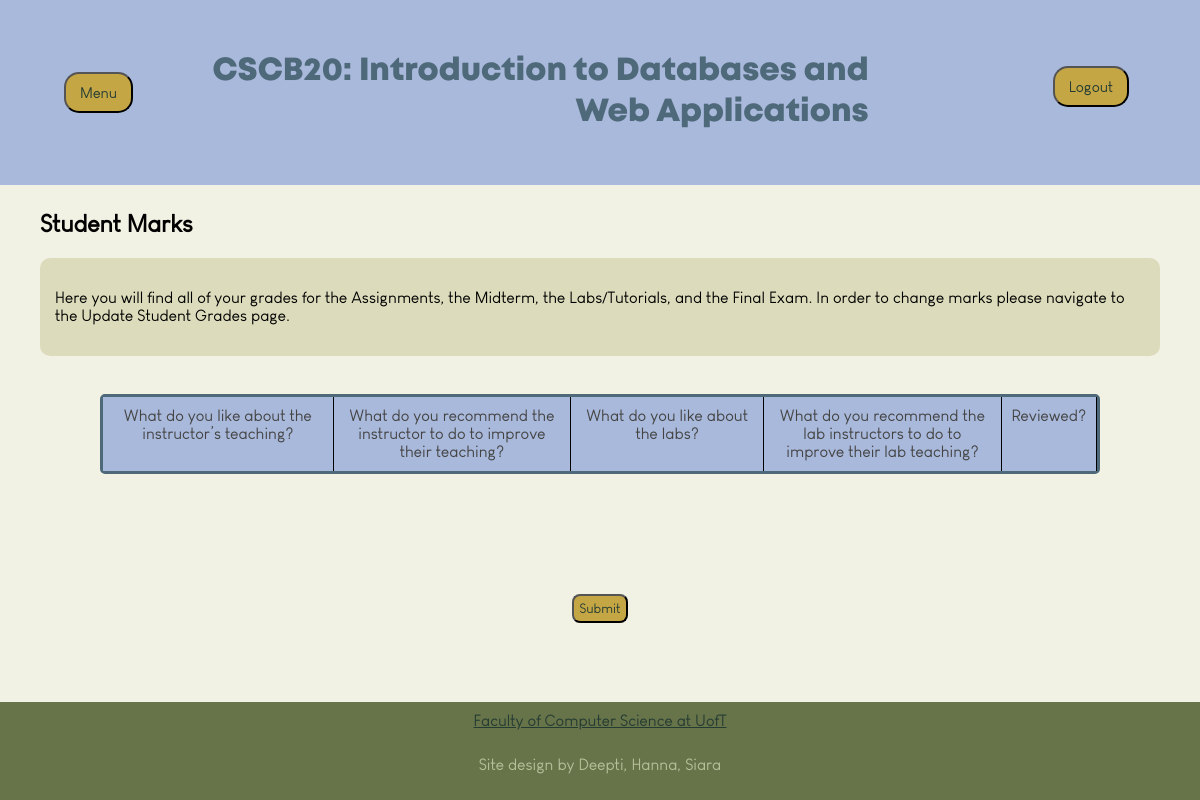
Page /viewanonfeedback (signed in) on the earlier database version.
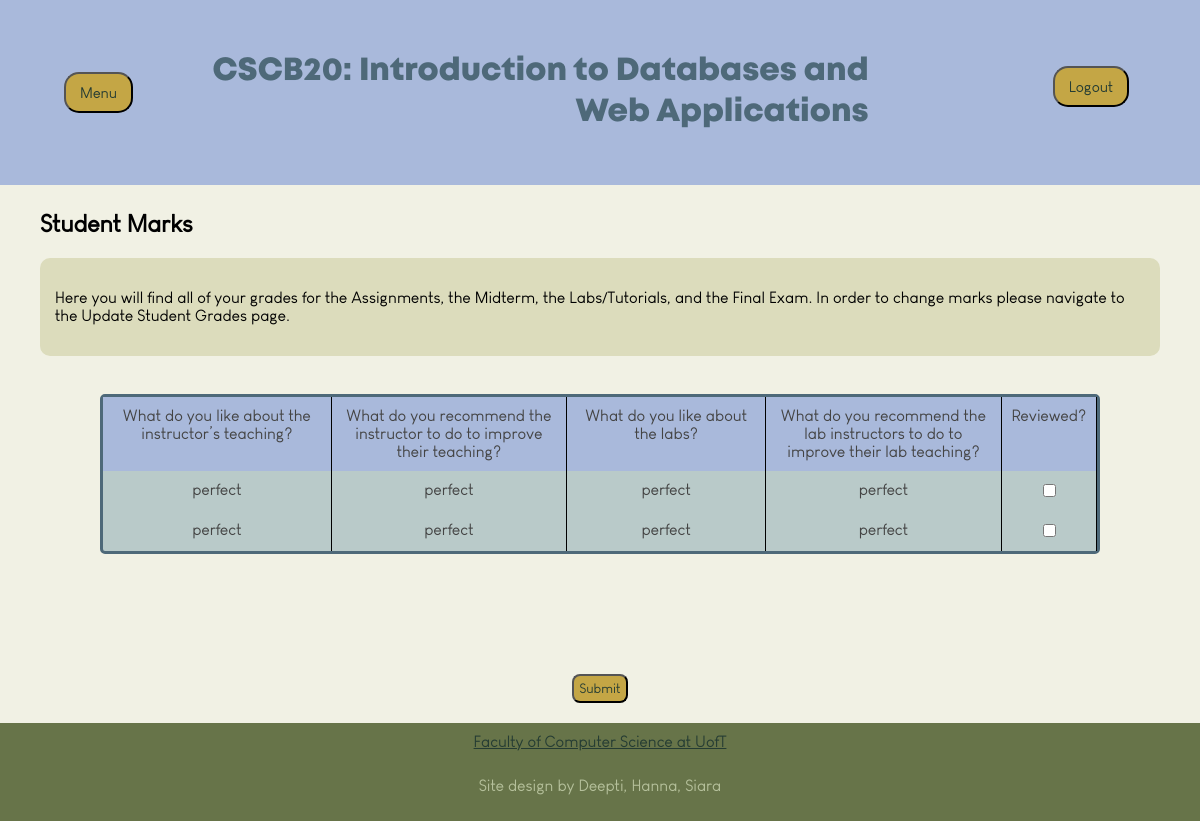
Same page on the later database version.
### app.py (models this page shows)
class Feedback(db.Model):
    __tablename__ = 'feedback'
    feedback_id = db.Column(db.Integer, primary_key=True, autoincrement=True)
    instructor_id = db.Column(db.Integer, ForeignKey('users.user_id'), nullable=False)
    feedback_inst_1 = db.Column(db.String, nullable=False)
    feedback_inst_2 = db.Column(db.String, nullable=False)
    feedback_lab_1 = db.Column(db.String, nullable=False)
    feedback_lab_2 = db.Column(db.String, nullable=False)
    reviewed = db.Column(db.Integer, nullable=False, default=0)
    instr_to_feedback = relationship("User", back_populates="instr_feedback")

### app.py (the view, shortened to what this page needs)
@app.route('/viewanonfeedback', methods=['GET', 'POST'])
def viewanonfeedback():
    username = session.get('name')
    user = User.query.filter_by(username=username).first()
    feedbacks = Feedback.query.filter(Feedback.instructor_id==user.user_id).all()
    return render_template('viewanonfeedback.html', feedbacks=feedbacks, user=user)

### templates/viewanonfeedback.html (shortened to what this page needs)
<!DOCTYPE html>
<html>
    <head>
        <link rel="stylesheet" href="{{ url_for('static', filename='index.css') }}">
    </head>
    <body>
        <header class="header">
            <div class="dropdown">
                <button class="dropbutton">Menu</button>
            </div>
            <h1 class="headertext">CSCB20: Introduction to Databases and Web Applications</h1>
            <form method="POST" action="{{ url_for('logout') }}">
                <div class="logout">
                    <button type="submit" class = "dropbutton" name="logout"
                    style=" align-self:center; float:left;">Logout</button>
                </div>
            </form>
        </header>
        <main class="content">
            <h2>Student Marks</h2>
            <div class="homeblurbs">
                <p>Here you will find all of your grades for the Assignments, the Midterm, the Labs/Tutorials, and the Final Exam. In order to change marks please navigate to the Update Student Grades page.</p>
            </div> <br>
            <form method='POST'>
                <div style="margin: 100px; margin-top: 20px;", class="viewanonfeedbackgrid">
                    <div class="cellheader">What do you like about the instructor’s teaching?</div>
                    <div class="cellheader">What do you recommend the instructor to do to improve their teaching?</div>
                    <div class="cellheader">What do you like about the labs?</div>
                    <div class="cellheader">What do you recommend the lab instructors to do to improve their lab teaching?</div>
                    <div class="cellheader">Reviewed?</div>
                   {% for feedback in feedbacks %}
                        <div class="cell">{{ feedback.feedback_inst_1 }}</div>
                        <div class="cell">{{ feedback.feedback_inst_2 }}</div>
                        <div class="cell">{{ feedback.feedback_lab_1 }}</div>
                        <div class="cell">{{ feedback.feedback_lab_2 }}</div>
                        <div class="cell">
                            <input type="checkbox" name="reviewed_{{ feedback.feedback_id }}" {% if feedback.reviewed == 1 %} checked {% endif %}>
                        </div>
                    {% endfor %}
                </div>
                <div class="btn-group" style='padding-top: 20px'>
                    <button class="button" type="submit" style="padding: 5px">Submit</button>
                </div>
            </form>
        </main>
        <footer class="footer">
                <div>
                    <a class="link" href="https://www.utsc.utoronto.ca/cms/computer-science" target="_blank" rel="noopener noreferrer">Faculty of Computer Science at UofT</a>
                </div>
                <p>Site design by Deepti, Hanna, Siara</p>
        </footer>
</body>
</html>

### static/index.css (style rules this page uses)
* { font-family: Mont; src: url(Louis\ George\ Cafe.ttf); }
body { display: flex; flex-direction: column; background-color: #F1F1E4; padding: 0; margin: 0; min-height: 100vh; justify-content: flex-start; align-items: center; }
.header { display: flex; flex-direction: row; background-color: #A9B9DB; width: 100%; position: fixed; top: 0; flex-grow: 1; z-index: 100; padding: 30px; text-align: center; }
.headertext { font-family: MontBold; flex-grow: 1; text-align: right; padding-right: 15%; align-items: center; justify-content: center; color: #4E6979; }
.content { flex-grow: 1; padding-top: 190px; }
.footer { display: flex; flex-direction: column; background-color: #677449; width: 100%; bottom: 0; text-align: center; padding: 10px; gap: 10px; margin-top: 20px; color:#B5C09B; }
h2 { padding-left: 40px; }
.link { color: #253C33; }
.homeblurbs { background-color: #DCDCBC; padding: 15px; border-radius: 10px; margin-right: 40px; margin-left: 40px; }
.viewanonfeedbackgrid { border-radius: 5px; display: grid; grid-template-columns: repeat(5, auto); background-color: #B9CAC9; color: #444; max-width: 1200px; border: 3px solid #4E6979; }
.cellheader { flex: 1; background-color: #A9B9DB; padding: 10px; text-align: center; border-right: 1px solid black; }
.cell { flex: 1; padding: 10px; text-align: center; max-width: 600px; border-right: 1px solid black; }
.button { color: #253C33; background-color:#C4A645; font-family: Mont; border-radius: 8px; cursor: pointer; }
form { color: black; font-family: Arial, Helvetica, sans-serif; font-size: 100%; }
.btn-group { text-align: center; }
.dropbutton { background-color:#C4A645; color: #253C33; margin: 0.25rem; padding: 10px; font-size: 15px; border-radius: 15px; height: auto; top: 50%; width: 100%; text-align: center; }
.dropdown { display: inline-block; padding-left: 5%; margin-right: 5%; align-self: center; }
.logout { margin-right:75px; margin-top: 32px; float:left; }

Differences in the rows shown:
added Feedback: feedback_inst_1 "perfect", feedback_inst_2 "perfect", feedback_lab_1 "perfect", feedback_lab_2 "perfect"
added Feedback: feedback_inst_1 "perfect", feedback_inst_2 "perfect", feedback_lab_1 "perfect", feedback_lab_2 "perfect"
